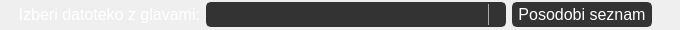
                                  <widget class="QFrame" name="frame_9">
                                   <property name="minimumSize">
                                    <size>
                                     <width>680</width>
                                     <height>25</height>
                                    </size>
                                   </property>
                                   <property name="maximumSize">
                                    <size>
                                     <width>16777215</width>
                                     <height>30</height>
                                    </size>
                                   </property>
                                   <property name="frameShape">
                                    <enum>QFrame::NoFrame</enum>
                                   </property>
                                   <property name="frameShadow">
                                    <enum>QFrame::Plain</enum>
                                   </property>
                                   <property name="lineWidth">
                                    <number>0</number>
                                   </property>
                                   <layout class="QHBoxLayout" name="horizontalLayout_43">
                                    <property name="leftMargin">
                                     <number>0</number>
                                    </property>
                                    <property name="topMargin">
                                     <number>0</number>
                                    </property>
                                    <property name="rightMargin">
                                     <number>0</number>
                                    </property>
                                    <property name="bottomMargin">
                                     <number>0</number>
                                    </property>
                                    <item>
                                     <widget class="QLabel" name="lab_hdr_file">
                                      <property name="minimumSize">
                                       <size>
                                        <width>200</width>
                                        <height>20</height>
                                       </size>
                                      </property>
                                      <property name="maximumSize">
                                       <size>
                                        <width>16777215</width>
                                        <height>30</height>
                                       </size>
                                      </property>
                                      <property name="font">
                                       <font>
                                        <family>Segoe UI</family>
                                        <pointsize>16</pointsize>
                                       </font>
                                      </property>
                                      <property name="styleSheet">
                                       <string notr="true">color:rgb(255,255,255);</string>
                                      </property>
                                      <property name="text">
                                       <string>&lt;html&gt;&lt;head/&gt;&lt;body&gt;&lt;p&gt;&lt;span style=&quot; font-size:12pt; color:#ffffff;&quot;&gt;Izberi datoteko z glavami:&lt;/span&gt;&lt;/p&gt;&lt;/body&gt;&lt;/html&gt;</string>
                                      </property>
                                      <property name="alignment">
                                       <set>Qt::AlignRight|Qt::AlignTrailing|Qt::AlignVCenter</set>
                                      </property>
                                     </widget>
                                    </item>
                                    <item>
                                     <widget class="QComboBox" name="combo_header">
                                      <property name="minimumSize">
                                       <size>
                                        <width>300</width>
                                        <height>25</height>
                                       </size>
                                      </property>
                                      <property name="maximumSize">
                                       <size>
                                        <width>500</width>
                                        <height>25</height>
                                       </size>
                                      </property>
                                      <property name="font">
                                       <font>
                                        <family>Segoe UI</family>
                                        <pointsize>10</pointsize>
                                       </font>
                                      </property>
                                      <property name="styleSheet">
                                       <string notr="true">QComboBox {
	border: 2px solid rgb(51,51,51);
	border-radius: 5px;	
	color:rgb(255,255,255);
	background-color: rgb(51,51,51);
}

QComboBox:hover {
	border: 2px solid rgb(0,143,170);
	border-radius: 5px;	
	color:rgb(255,255,255);
	background-color: rgb(0,143,170);
}

QComboBox:!editable, QComboBox::drop-down:editable {
	background: rgb(51,51,51);
}

QComboBox:!editable:on, QComboBox::drop-down:editable:on {
    background:rgb(51,51,51);
}

QComboBox:on { /* shift the text when the popup opens */
    padding-top: 3px;
    padding-left: 4px;
}

QComboBox::drop-down {
    subcontrol-origin: padding;
    subcontrol-position: top right;
    width: 15px;

    border-left-width: 1px;
    border-left-color: darkgray;
    border-left-style: solid; /* just a single line */
    border-top-right-radius: 5px; /* same radius as the QComboBox */
    border-bottom-right-radius: 5px;
}

QComboBox::down-arrow {
    image: url(icons/1x/arrow.png);
}

QComboBox::down-arrow:on { /* shift the arrow when popup is open */
    top: 1px;
    left: 1px;
}

QComboBox::drop-down {
    background:rgb(51,51,51);
}

</string>
                                      </property>
                                      <property name="sizeAdjustPolicy">
                                       <enum>QComboBox::AdjustToContents</enum>
                                      </property>
                                      <property name="frame">
                                       <bool>false</bool>
                                      </property>
                                      <property name="modelColumn">
                                       <number>0</number>
                                      </property>
                                     </widget>
                                    </item>
                                    <item>
                                     <widget class="QPushButton" name="bn_update_hdr_files">
                                      <property name="minimumSize">
                                       <size>
                                        <width>140</width>
                                        <height>25</height>
                                       </size>
                                      </property>
                                      <property name="maximumSize">
                                       <size>
                                        <width>140</width>
                                        <height>25</height>
                                       </size>
                                      </property>
                                      <property name="font">
                                       <font>
                                        <family>Segoe UI</family>
                                        <pointsize>12</pointsize>
                                       </font>
                                      </property>
                                      <property name="styleSheet">
                                       <string notr="true">QPushButton {
	border: 2px solid rgb(51,51,51);
	border-radius: 5px;	
	color:rgb(255,255,255);
	background-color: rgb(51,51,51);
}
QPushButton:hover {
	border: 2px solid rgb(0,143,150);
	background-color: rgb(0,143,150);
}
QPushButton:pressed {	
	border: 2px solid rgb(0,143,150);
	background-color: rgb(51,51,51);
}

QPushButton:disabled {	
	border-radius: 5px;	
	border: 2px solid rgb(112,112,112);
	background-color: rgb(112,112,112);
}</string>
                                      </property>
                                      <property name="text">
                                       <string>Posodobi seznam</string>
                                      </property>
                                      <property name="checkable">
                                       <bool>false</bool>
                                      </property>
                                      <property name="flat">
                                       <bool>true</bool>
                                      </property>
                                     </widget>
                                    </item>
                                    <item>
                                     <spacer name="horizontalSpacer_12">
                                      <property name="orientation">
                                       <enum>Qt::Horizontal</enum>
                                      </property>
                                      <property name="sizeHint" stdset="0">
                                       <size>
                                        <width>24</width>
                                        <height>20</height>
                                       </size>
                                      </property>
                                     </spacer>
                                    </item>
                                   </layout>
                                  </widget>
